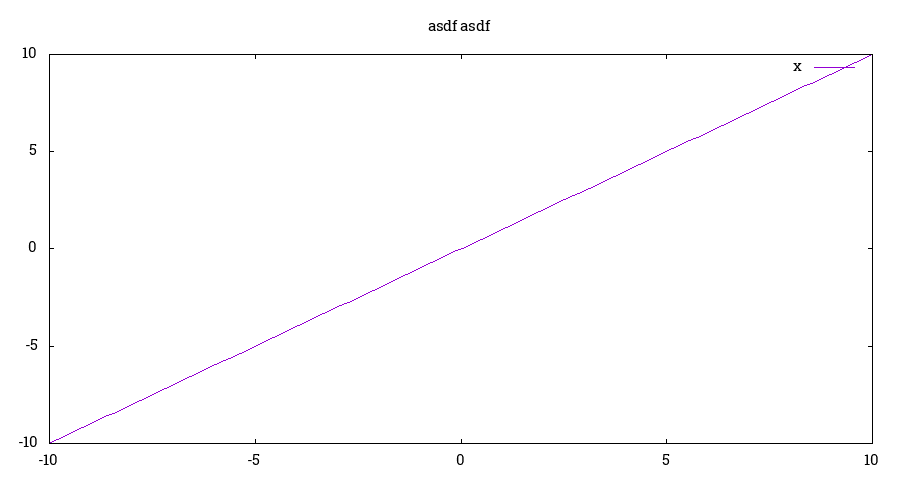

Recreate this plot in gnuplot.
set title 'asdf asdf'
set term png font 'Roboto Slab,11' size 900
set output 'speeds.png'
plot x
